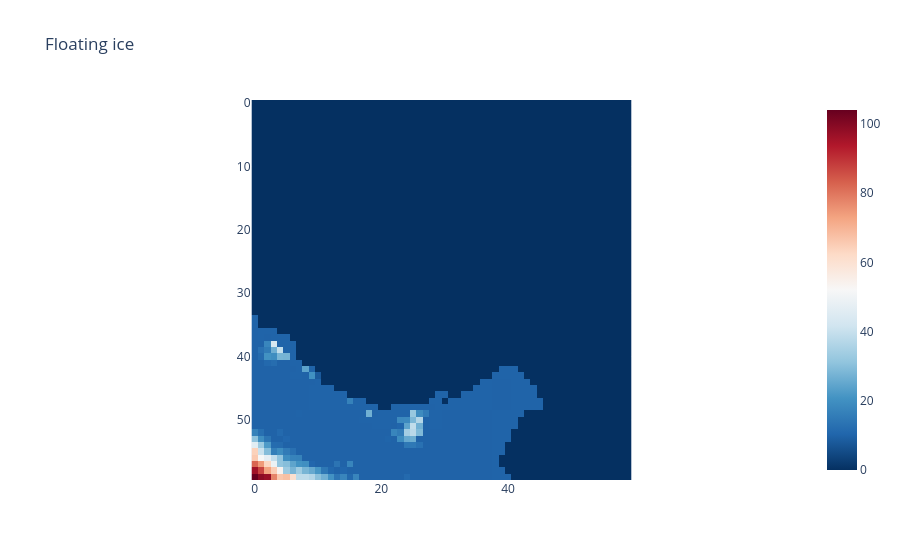

The notebook cell saved with this chart:
### Code cell
# Check: this should hold true: Surface - thickness - bed = 0
(transant_scene_tensor_60[1, 1, :, :] - transant_scene_tensor_60[1, 2, :, :] - transant_scene_tensor_60[1, 0, :, :])

fig = px.imshow(((transant_scene_tensor_60[1, 1, :, :] - transant_scene_tensor_60[1, 2, :, :] - transant_scene_tensor_60[1, 0, :, :])), 
                color_continuous_scale = 'RdBu_r',
                # DEFAULT for matrices: only tensor because of conversion
                origin = "upper", title = "Floating ice")
fig.show()

### Figure 1 — Plotly figure (JSON) as saved in the notebook; plotly's stock layout.template omitted (floating-point values rounded to 4 significant figures; data arrays with more than 128 entries replaced by an {"elided": "..."} marker saying what was removed)
{"data": [{"coloraxis": "coloraxis", "hovertemplate": "x: %{x}<br>y: %{y}<br>color: %{z}<extra></extra>", "name": "0", "type": "heatmap", "xaxis": "x", "yaxis": "y", "z": {"elided": "60x60 float values"}}], "layout": {"coloraxis": {"colorscale": [[0, "rgb(5,48,97)"], [0.1, "rgb(33,102,172)"], [0.2, "rgb(67,147,195)"], [0.3, "rgb(146,197,222)"], [0.4, "rgb(209,229,240)"], [0.5, "rgb(247,247,247)"], [0.6, "rgb(253,219,199)"], [0.7, "rgb(244,165,130)"], [0.8, "rgb(214,96,77)"], [0.9, "rgb(178,24,43)"], [1, "rgb(103,0,31)"]]}, "title": {"text": "Floating ice"}, "xaxis": {"anchor": "y", "constrain": "domain", "domain": [0, 1], "scaleanchor": "y"}, "yaxis": {"anchor": "x", "autorange": "reversed", "constrain": "domain", "domain": [0, 1]}}}
